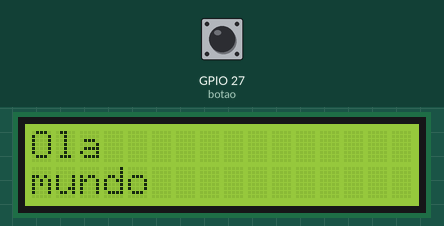
Recording of a sketch running on a simulated ESP32. Shown: 16×2 character LCD. Inputs (shaded band) come from the test bench; at power-on: GPIO 27 (botao) HIGH. What the sketch prints to the serial monitor is not drawn.

Above: at 1.2 s.
1.3 s: GPIO 27 (botao) pulled LOW for 1 s
At 2.9 s:
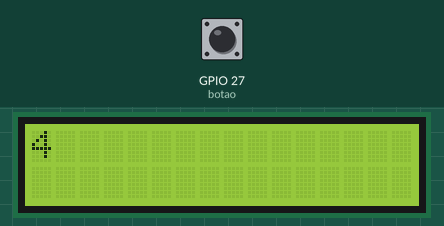
3.8 s: GPIO 27 (botao) pulled LOW for 0.15 s
At 4.6 s:
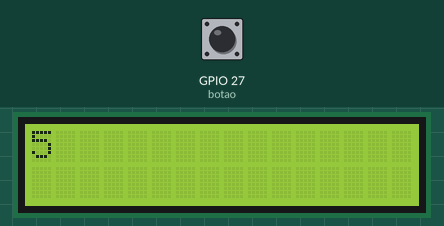
5.5 s: GPIO 27 (botao) pulled LOW for 0.15 s
At 6.9 s:
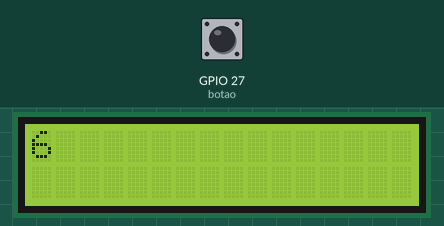
7.2 s: GPIO 27 (botao) pulled LOW for 1 s
At 9.4 s:
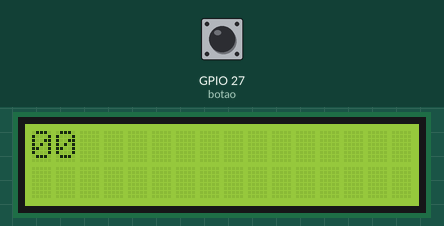
Timing chart, 0 to 10.3 s (numbered marks = the images above; inputs shaded):
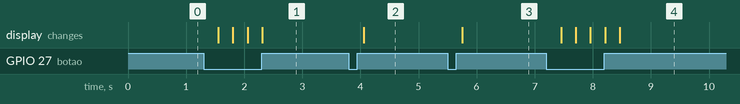

The sketch:

lcdContador.ino
```cpp
#include <LiquidCrystal.h>

LiquidCrystal lcd(19, 23, 18, 17, 16, 15);
int botao = 27;
int contador = 0;
void setup() {
  pinMode(27, INPUT);
  Serial.begin(9600);
  lcd.begin(16, 2);
  lcd.clear();
  lcd.setCursor(0, 0);
  lcd.print("Ola");
  lcd.setCursor(0, 1);
  lcd.print("mundo");
}

void loop() {
  Serial.println(digitalRead(botao));
  if (digitalRead(botao) == LOW){
    contador +=1;
    delay(250);
    lcd.clear();
    lcd.setCursor(0, 0);
    lcd.print(contador);
  }
  if (contador >= 10){
    contador = 0;
    delay(250);
    lcd.setCursor(0, 0);
    lcd.print(contador);
  }
}
```

Measured:
- after the input at 1.3 s, the display: first changes after 0.25 s (image 1 shows a later state)
- after the input at 3.8 s, the display: changes after 0.25 s (image 2)
- after the input at 5.5 s, the display: changes after 0.26 s (image 3)
- after the input at 7.2 s, the display: first changes after 0.25 s (image 4 shows a later state)
